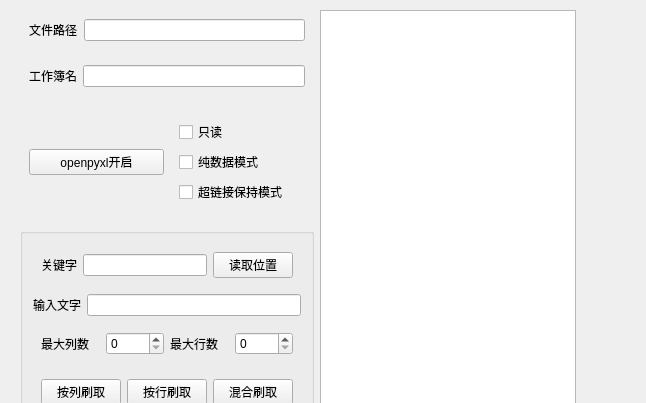
<?xml version="1.0" encoding="UTF-8"?>
<ui version="4.0">
 <class>Form</class>
 <widget class="QWidget" name="Form">
  <property name="geometry">
   <rect>
    <x>0</x>
    <y>0</y>
    <width>646</width>
    <height>403</height>
   </rect>
  </property>
  <property name="windowTitle">
   <string>Form</string>
  </property>
  <widget class="QWidget" name="horizontalLayoutWidget">
   <property name="geometry">
    <rect>
     <x>20</x>
     <y>10</y>
     <width>581</width>
     <height>374</height>
    </rect>
   </property>
   <layout class="QHBoxLayout" name="horizontalLayout_2">
    <property name="sizeConstraint">
     <enum>QLayout::SetFixedSize</enum>
    </property>
    <item>
     <layout class="QVBoxLayout" name="verticalLayout">
      <item>
       <widget class="QWidget" name="file_path" native="true">
        <layout class="QHBoxLayout" name="_5">
         <item>
          <widget class="QLabel" name="label_4">
           <property name="text">
            <string>文件路径</string>
           </property>
          </widget>
         </item>
         <item>
          <widget class="QLineEdit" name="lineEdit_4"/>
         </item>
        </layout>
       </widget>
      </item>
      <item>
       <widget class="QWidget" name="sheetname" native="true">
        <layout class="QHBoxLayout" name="_4">
         <item>
          <widget class="QLabel" name="label_5">
           <property name="text">
            <string>工作簿名</string>
           </property>
          </widget>
         </item>
         <item>
          <widget class="QLineEdit" name="lineEdit_5"/>
         </item>
        </layout>
       </widget>
      </item>
      <item>
       <widget class="QWidget" name="button1" native="true">
        <property name="sizePolicy">
         <sizepolicy hsizetype="Preferred" vsizetype="Preferred">
          <horstretch>0</horstretch>
          <verstretch>0</verstretch>
         </sizepolicy>
        </property>
        <layout class="QHBoxLayout" name="_3">
         <item>
          <widget class="QPushButton" name="pushButton_3">
           <property name="text">
            <string>openpyxl开启</string>
           </property>
          </widget>
         </item>
         <item>
          <widget class="QWidget" name="checkboxlist" native="true">
           <layout class="QVBoxLayout" name="_2">
            <item>
             <widget class="QCheckBox" name="checkBox">
              <property name="text">
               <string>只读</string>
              </property>
             </widget>
            </item>
            <item>
             <widget class="QCheckBox" name="checkBox_2">
              <property name="text">
               <string>纯数据模式</string>
              </property>
             </widget>
            </item>
            <item>
             <widget class="QCheckBox" name="checkBox_3">
              <property name="text">
               <string>超链接保持模式</string>
              </property>
             </widget>
            </item>
           </layout>
          </widget>
         </item>
        </layout>
       </widget>
      </item>
      <item>
       <widget class="QGroupBox" name="verticalGroupBox_2">
        <layout class="QVBoxLayout" name="verticalLayout_2">
         <item>
          <widget class="QWidget" name="keyword" native="true">
           <layout class="QHBoxLayout" name="horizontalLayout">
            <item>
             <widget class="QLabel" name="label">
              <property name="text">
               <string>关键字</string>
              </property>
             </widget>
            </item>
            <item>
             <widget class="QLineEdit" name="lineEdit"/>
            </item>
            <item>
             <widget class="QPushButton" name="pushButton_4">
              <property name="text">
               <string>读取位置</string>
              </property>
             </widget>
            </item>
           </layout>
          </widget>
         </item>
         <item>
          <widget class="QWidget" name="data" native="true">
           <layout class="QHBoxLayout" name="datatext">
            <property name="leftMargin">
             <number>1</number>
            </property>
            <property name="topMargin">
             <number>1</number>
            </property>
            <property name="rightMargin">
             <number>1</number>
            </property>
            <property name="bottomMargin">
             <number>1</number>
            </property>
            <item>
             <widget class="QLabel" name="label_3">
              <property name="text">
               <string>输入文字</string>
              </property>
             </widget>
            </item>
            <item>
             <widget class="QLineEdit" name="lineEdit_3"/>
            </item>
           </layout>
          </widget>
         </item>
         <item>
          <widget class="QWidget" name="horizontalWidget_4" native="true">
           <layout class="QHBoxLayout" name="horizontalLayout_8">
            <item>
             <widget class="QLabel" name="label_6">
              <property name="text">
               <string>最大列数</string>
              </property>
             </widget>
            </item>
            <item>
             <widget class="QSpinBox" name="spinBox"/>
            </item>
            <item>
             <widget class="QLabel" name="label_7">
              <property name="text">
               <string>最大行数</string>
              </property>
             </widget>
            </item>
            <item>
             <widget class="QSpinBox" name="spinBox_2"/>
            </item>
           </layout>
          </widget>
         </item>
         <item>
          <widget class="QWidget" name="horizontalWidget_3" native="true">
           <layout class="QHBoxLayout" name="horizontalLayout_3">
            <item>
             <widget class="QPushButton" name="pushButton">
              <property name="text">
               <string>按列刷取</string>
              </property>
             </widget>
            </item>
            <item>
             <widget class="QPushButton" name="pushButton_2">
              <property name="text">
               <string>按行刷取</string>
              </property>
             </widget>
            </item>
            <item>
             <widget class="QPushButton" name="pushButton_5">
              <property name="text">
               <string>混合刷取</string>
              </property>
             </widget>
            </item>
           </layout>
          </widget>
         </item>
        </layout>
       </widget>
      </item>
     </layout>
    </item>
    <item>
     <widget class="QTextBrowser" name="textBrowser"/>
    </item>
   </layout>
  </widget>
 </widget>
 <resources/>
 <connections/>
</ui>
